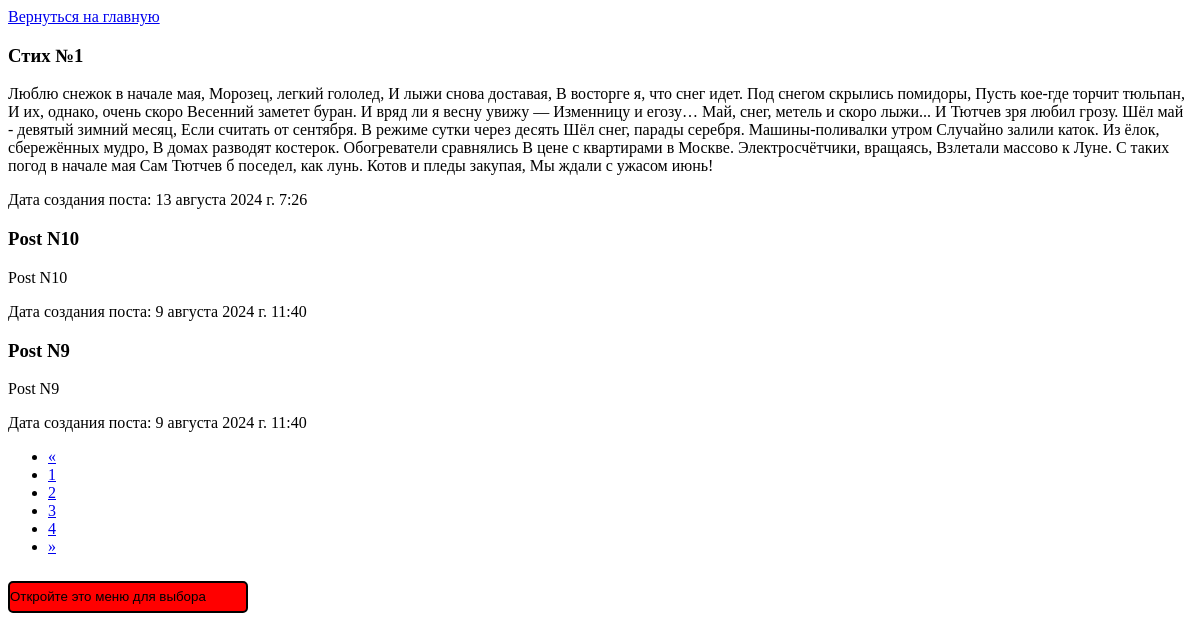
/index, run on the app's committed database.
### task1/models.py (models this page shows, shortened)
class Post(models.Model):
    title = models.CharField(max_length=50)
    content = models.TextField()
    created_at = models.DateTimeField(auto_now_add=True)

### task1/views.py (the view)
# urls.py: path('index', index, name='index'),
def index(request):
    posts = Post.objects.all().order_by('-created_at')
    paginator = Paginator(posts, 3)
    page_number = request.GET.get('page')
    page_obj = paginator.get_page(page_number)
    return render(request, 'index.html',{'page_obj': page_obj})

### task1/templates/index.html (shortened to what this page needs)
<!DOCTYPE html>
<html lang="en">
<head>
<a class="nav-link" href="{% url 'home' %}">Вернуться на главную</a>
</head>
<body>
<div class="row">
    {% for post in page_obj %}
    <div class="col-md-4">
        <h3>{{ post.title }} </h3>
        <p> {{ post.content }} </p>
        <p> Дата создания поста: {{ post.created_at }} </p>
    </div>
   {% endfor %}
</div>
    {% if page_obj.has_other_pages %}
<nav aria-label="Page navigator">
    <ul class="pagination">
            {% if page_obj.has_previous %}
            <li class="page-item">
                <a class="page-link" href="?page={{ page_obj.previous_page_number }}" aria-label="Previous">
                    <span aria-hidden="true">&raquo;</span>
                </a>
            </li>
            {% else %}
            <li class="page-item disable">
                <a class="page-link" href="#" aria-label="Previous">
                    <span aria-hidden="true">&laquo;</span>
                </a>
            </li>
            {% endif %}
        {% for i in page_obj.paginator.page_range %}
            {% if page_obj.number == i %}
            <li class="page-item active" arial-current="page">
                <a class="page-link" href="#"> {{ i }}</a>
            </li>
                {% else %}
            <li class="page-item">
                <a class="page-link" href="?page={{ i }}">{{ i }}</a>
            </li>
            {% endif %}
        {% endfor %}
        {% if page_obj.has_next %}
        <li class="page-item">
            <a class="page-link" href="?page={{page_obg.next_page_number }}" aria-label="Next">
                <span aria-hidden="true">&raquo;</span>
            </a>
        </li>
        {% else %}
        <li class="page-item disabled">
            <a class="page-link" href="#" aria-label="Next">
                <span aria-hidden="true">&laquo;</span>
            </a>
        </li>
        {% endif %}
    </ul>
</nav>
{% endif %}
    <div class="select">
        <select class="form-select" aria-label="Default select example">
          <option selected>Откройте это меню для выбора</option>
        </select>
    </div>
</body>
</html>

### task1/templates/index.html (style rules this page uses)
select { appearance: none; outline: 0; background: red; background-image: none; width: 100%; height: 100%; color: black; cursor: pointer; border: 2px solid black; border-radius: 5px; }
.select { position: relative; display: block; width: 15em; height: 2em; line-height: 3; overflow: hidden; border-radius: .25em; padding-bottom: 10px; }

### data on the page
Post: title "Стих №1", content "Люблю снежок в начале мая, Морозец, легкий гололед, И лыжи снова доставая, В восторге я, что снег идет. Под снегом скрылись помидоры, Пусть кое-где торчит тюльпан, И их, однако, очень скоро Весенний заметет буран. И вряд ли я весну увижу — Изменницу и егозу… Май, снег, метель и скоро лыжи... И Тютчев зря любил грозу. Шёл май - девятый зимний месяц, Если считать от сентября. В режиме сутки через десять Шёл снег, парады серебря. Машины-поливалки утром Случайно залили каток. Из ёлок, сбережённых мудро, В домах разводят костерок. Обогреватели сравнялись В цене с квартирами в Москве. Электросчётчики, вращаясь, Взлетали массово к Луне. С таких погод в начале мая Сам Тютчев б поседел, как лунь.…", created_at "13 августа 2024 г. 7:26"
Post: title "Post N10", content "Post N10", created_at "9 августа 2024 г. 11:40"
Post: title "Post N9", content "Post N9", created_at "9 августа 2024 г. 11:40"

### other printed values
{{ i }} "1"
{{ i }} "2" "3" "4"
